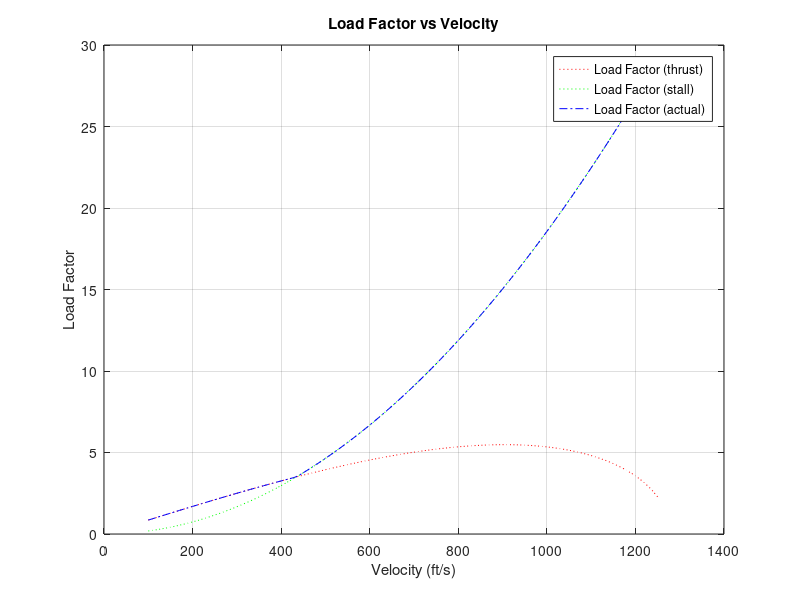

This figure's MATLAB source:
%Mechanics of Flight
%Homework 5
%Problem 4

TW=0.3797; %thrust to weight ratio
WS=76.84; %weight to span ratio
cd0=0.015; %parasite drag coeff
K=0.08; %induced drag coeff factor
clmax=1.2; %max lift coefficient

rho=2.377e-3; %density at sea level

v=[100:10:1250]; %generating velocity vector

nmaxcl=0.5.*rho.*v.^2.*(clmax/WS); %max load factor (constraint about clmax)
nmaxt=sqrt(((0.5.*rho.*v.^2)/(K.*WS)).*(TW-0.5.*rho.*v.^2.*(cd0/WS))); %max load factor (constraint about thrust)

nmaxtot=zeros(1,length(v));
for i=1:length(v)
    nmaxtot(i)=max(nmaxcl(i),nmaxt(i)); %calculating the actual max load factor based on the comparison between the two constraints
end

%plot
plot(v,nmaxt,':r',v,nmaxcl,':g',v,nmaxtot,'-.b')
grid on
xlabel('Velocity (ft/s)')
ylabel('Load Factor')
title('Load Factor vs Velocity')
legend('Load Factor (thrust)','Load Factor (stall)','Load Factor (actual)')




